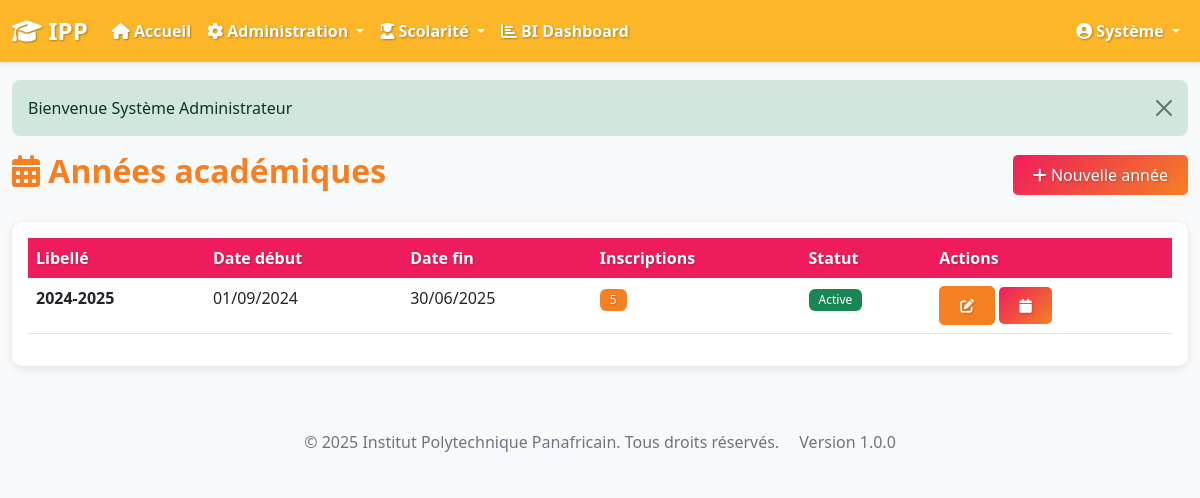
The app's page /admin/annees.php (signed in) with its own data.
### tables this page shows
CREATE TABLE annees_academiques (
    id INT AUTO_INCREMENT PRIMARY KEY,
    libelle VARCHAR(50) NOT NULL,
    date_debut DATE NOT NULL,
    date_fin DATE NOT NULL,
    statut ENUM('active', 'inactive') DEFAULT 'inactive',
    created_at TIMESTAMP DEFAULT CURRENT_TIMESTAMP,
    UNIQUE KEY unique_annee (libelle)
);

### includes/security.php (called while the page is built, shortened)
<?php
function escape_html($string) {
    return htmlspecialchars($string, ENT_QUOTES, 'UTF-8');
}

### includes/functions.php (called while the page is built, shortened)
<?php
function format_date($date, $format = 'd/m/Y') {
    $timestamp = is_numeric($date) ? $date : strtotime($date);
    return date($format, $timestamp);
}

### admin/annees.php (the view, shortened to what this page needs)
<?php
$db = Database::getInstance()->getConnection();
$stmt = $db->query("SELECT a.*, COUNT(DISTINCT e.id) as nb_inscriptions FROM annees_academiques a LEFT JOIN etudiants e ON a.id = e.annee_academique_id GROUP BY a.id ORDER BY a.date_debut DESC");
$annees = $stmt->fetchAll();
include '../includes/header.php';
?>
<div class="row">
    <div class="col-12">
        <div class="d-flex justify-content-between align-items-center mb-4">
            <h2><i class="fas fa-calendar-alt"></i> Années académiques</h2>
            <button class="btn btn-primary" data-bs-toggle="modal" data-bs-target="#anneeModal" onclick="resetForm()">
                <i class="fas fa-plus"></i> Nouvelle année
            </button>
        </div>
    </div>
</div>
<div class="card">
    <div class="card-body">
        <div class="table-responsive">
            <table class="table table-hover">
                <thead>
                    <tr>
                        <th>Libellé</th>
                        <th>Date début</th>
                        <th>Date fin</th>
                        <th>Inscriptions</th>
                        <th>Statut</th>
                        <th>Actions</th>
                    </tr>
                </thead>
                <tbody>
                    <?php foreach ($annees as $annee): ?>
                    <tr>
                        <td><strong><?php echo escape_html($annee['libelle']); ?></strong></td>
                        <td><?php echo format_date($annee['date_debut']); ?></td>
                        <td><?php echo format_date($annee['date_fin']); ?></td>
                        <td><span class="badge bg-info"><?php echo $annee['nb_inscriptions']; ?></span></td>
                        <td>
                            <span class="badge bg-<?php echo $annee['statut'] === 'active' ? 'success' : 'secondary'; ?>">
                                <?php echo $annee['statut'] === 'active' ? 'Active' : 'Inactive'; ?>
                            </span>
                        </td>
                        <td>
                            <button class="btn btn-sm btn-info" onclick="editAnnee(<?php echo htmlspecialchars(json_encode($annee)); ?>)">
                                <i class="fas fa-edit"></i>
                            </button>
                            <a href="<?php echo BASE_URL; ?>/admin/periodes.php?annee_id=<?php echo $annee['id']; ?>" class="btn btn-sm btn-primary" title="Gérer les périodes">
                                <i class="fas fa-calendar"></i>
                            </a>
                        </td>
                    </tr>
                    <?php endforeach; ?>
                </tbody>
            </table>
        </div>
    </div>
</div>
<?php include '../includes/footer.php'; ?>

### assets/css/style.css (style rules this page uses)
:root { --primary-color: #ef1c5d; --secondary-color: #f58024; --accent-color: #fcb628; --success-color: #28a745; --danger-color: #dc3545; --warning-color: #fcb628; --info-color: #f58024; }
body { font-family: 'Segoe UI', Tahoma, Geneva, Verdana, sans-serif; background-color: #f8f9fa; }
.card { border: none; border-radius: 10px; box-shadow: 0 2px 8px rgba(0,0,0,0.1); margin-bottom: 20px; transition: transform 0.2s; }
h1, h2, h3, h4, h5, h6 { color:#f58024; font-weight: 700; }
.table { background-color: white; }
.table thead th { background-color: #ef1c5d; color: white; border: none; font-weight: 600; text-shadow: 1px 1px 2px rgba(0,0,0,0.2); }
.btn { border-radius: 5px; padding: 8px 20px; font-weight: 500; transition: all 0.3s; }
.btn-primary { background: linear-gradient(135deg, #ef1c5d 0%, #f58024 100%); border: none; color: white; text-shadow: 1px 1px 2px rgba(0,0,0,0.2); }
.badge { padding: 5px 10px; font-weight: 500; }
.bg-info { background-color: #f58024 !important; color: white !important; text-shadow: 1px 1px 2px rgba(0,0,0,0.2); }
.btn-info { background-color: #f58024; border-color: #f58024; color: white; text-shadow: 1px 1px 2px rgba(0,0,0,0.2); }
.badge.bg-info { background-color: #f58024 !important; }

### records on screen
annees_academiques: libelle "2024-2025", date_debut "01/09/2024", date_fin "30/06/2025", nb_inscriptions "5", statut "Active"

### other values on screen
APP_SHORT_NAME "IPP"
$current_user['prenom'] "Système"
$flash['message'] "Bienvenue Système Administrateur"
APP_NAME "Institut Polytechnique Panafricain"
APP_VERSION "1.0.0"
